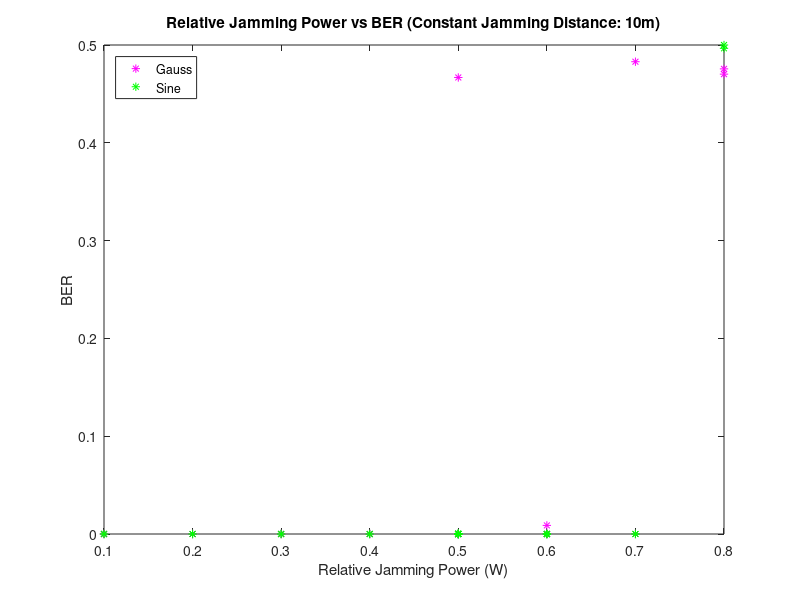
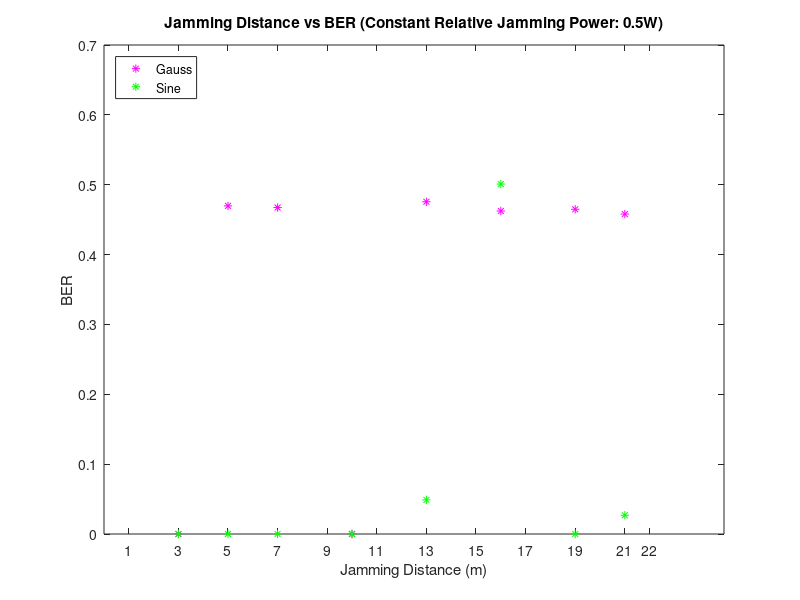

The MATLAB script that drew these images, in order:
% COPYRIGHT © 2025 FAU
% 
% This MATLAB script is the intellectual property of FAU.
% All rights reserved.
% 
% Redistribution and use in source and binary forms, with or without 
% modification, are permitted provided that the following conditions are met:
% 
% 1. Redistributions of source code must retain the above copyright notice, 
%    this list of conditions, and the following disclaimer.
% 2. Redistributions in binary form must reproduce the above copyright notice, 
%    this list of conditions, and the following disclaimer in the documentation 
%    and/or other materials provided with the distribution.
% 3. Neither the name of FAU nor the names of its 
%    contributors may be used to endorse or promote products derived from 
%    this software without specific prior written permission.
% 
% THIS SOFTWARE IS PROVIDED "AS IS" AND ANY EXPRESS OR IMPLIED WARRANTIES, 
% INCLUDING, BUT NOT LIMITED TO, THE IMPLIED WARRANTIES OF MERCHANTABILITY AND 
% FITNESS FOR A PARTICULAR PURPOSE ARE DISCLAIMED. IN NO EVENT SHALL THE 
% COPYRIGHT HOLDER OR CONTRIBUTORS BE LIABLE FOR ANY DIRECT, INDIRECT, INCIDENTAL, 
% SPECIAL, EXEMPLARY, OR CONSEQUENTIAL DAMAGES (INCLUDING, BUT NOT LIMITED TO, 
% PROCUREMENT OF SUBSTITUTE GOODS OR SERVICES; LOSS OF USE, DATA, OR PROFITS; 
% OR BUSINESS INTERRUPTION) HOWEVER CAUSED AND ON ANY THEORY OF LIABILITY, 
% WHETHER IN CONTRACT, STRICT LIABILITY, OR TORT (INCLUDING NEGLIGENCE OR OTHERWISE) 
% ARISING IN ANY WAY OUT OF THE USE OF THIS SOFTWARE, EVEN IF ADVISED OF THE 
% POSSIBILITY OF SUCH DAMAGE.
%
% Author: Kaarmukilan

clc
clear
close all

% Parameters
jamIndex1 = 1:23;  % Constant Jamming Distance
jamIndex2 = 24:31; % Constant Relative Jamming Power

% Jamming Power (W)
jamPower = [0.1 0.3 0.6 0.1 0.3 0.6 0.2 0.2 0.4 0.4 0.5 0.5 0.7 0.7 0.8 0.8 0.6 0.6 repmat(0.5,1,13)];

% Jammind Distance (m)
jamDistance = [repmat(10,1,23) 3 5 7 10 13 16 19 21];

% Load the calculated EVM values

% dB values
load BER_values.mat 

noJam_ber = BER_matrix(:,2);
gauss_ber = BER_matrix(:,3);
sine_ber  = BER_matrix(:,4);

% Plot
% y_value1 = -14.93;  % EVM threshold for constant Jamming Distance 
% y_value2 = -14.7;   % EVM threshold for constant Relative Jamming Power

figure;
plot(jamPower(jamIndex1),gauss_ber(jamIndex1),'m*');
hold on;
plot(jamPower(jamIndex1),sine_ber(jamIndex1),'g*');
hold on;
% yline(y_value1, '--r', 'LineWidth', 1.5);  
% text(max(jamPower)-0.125, y_value1, [num2str(y_value1),'dB'], 'VerticalAlignment', 'bottom', 'HorizontalAlignment', 'left', 'FontSize', 11, 'Color','r');
figName = sprintf('Relative Jamming Power vs BER (Constant Jamming Distance: 10m)');
title(figName)
xlabel('Relative Jamming Power (W)')
ylabel('BER')
legend({'Gauss','Sine'},'Location','northwest');

figure;
plot(jamDistance(jamIndex2),gauss_ber(jamIndex2),'m*');
hold on;
plot(jamDistance(jamIndex2),sine_ber(jamIndex2),'g*');
hold on;
xticks([1:2:21 22]);
% yline(y_value2, '--r', 'LineWidth', 1.5);  
% text(max(jamDistance)-2, y_value2, [num2str(y_value2),'dB'], 'VerticalAlignment', 'bottom', 'HorizontalAlignment', 'left', 'FontSize', 11, 'Color','r');
title('Jamming Distance vs BER (Constant Relative Jamming Power: 0.5W)')
xlabel('Jamming Distance (m)')
ylabel('BER')
legend({'Gauss','Sine'},'Location','northwest');